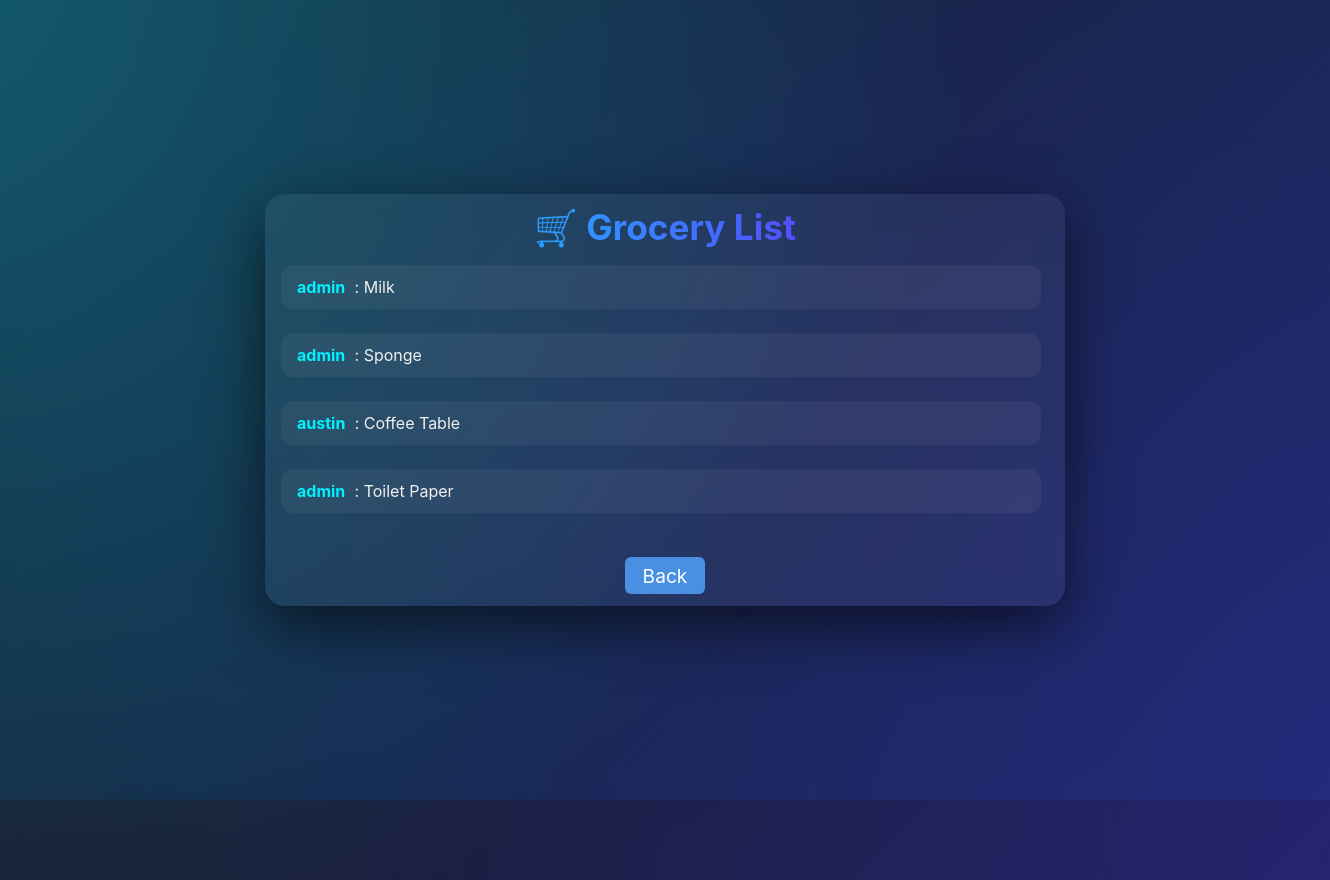
Page /grocery (signed in) on the earlier database version.
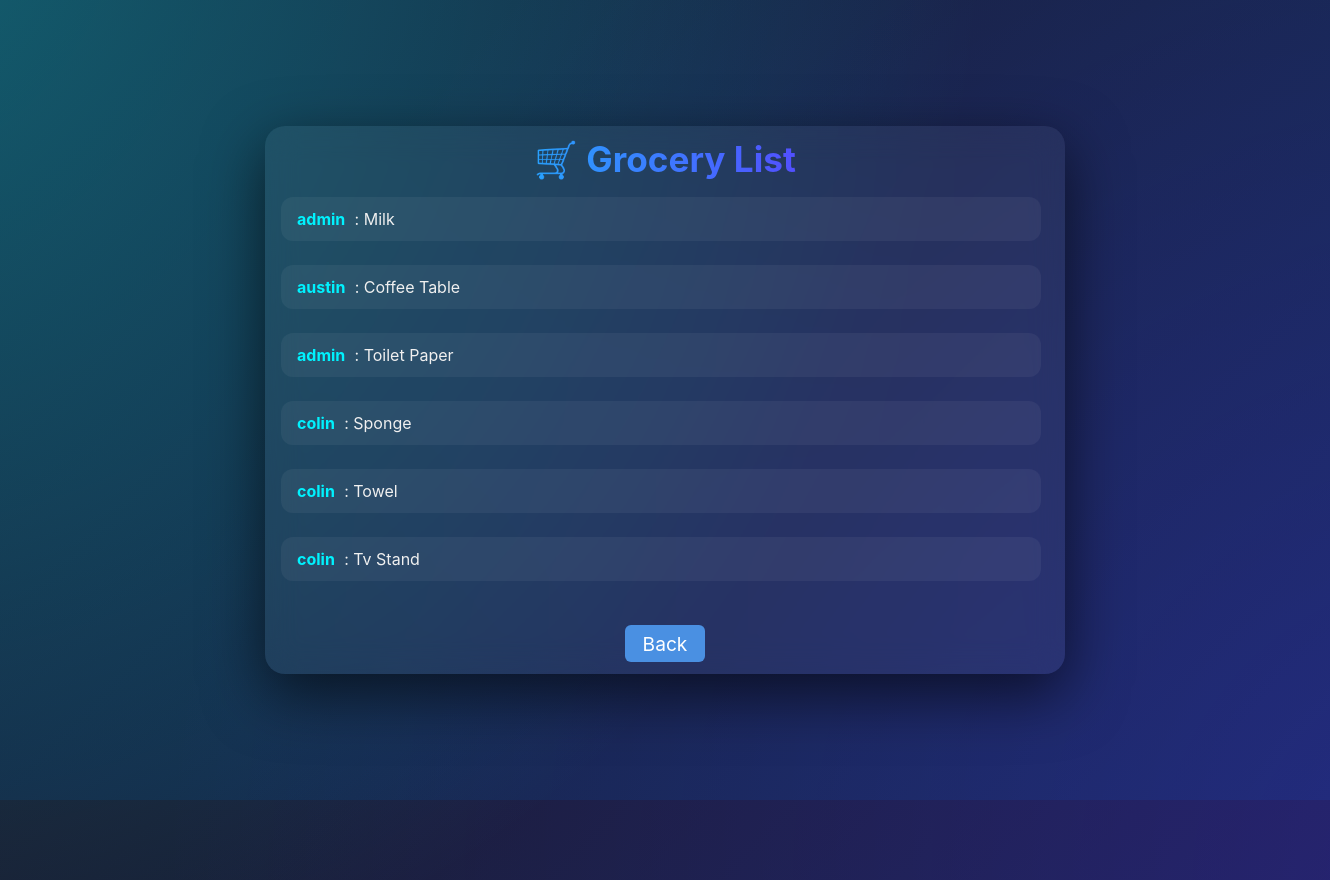
Same page on the later database version.
### tables this page shows
CREATE TABLE grocery (
                id INTEGER PRIMARY KEY AUTOINCREMENT,
                item TEXT,
                user TEXT            
                    );

### app.py (the view, shortened to what this page needs)
@app.route('/grocery', methods=['GET', 'POST'])
def grocery_list():
    if 'user' not in session:
        return redirect('/login')
    role = session.get('role')
    can_add = role in ['admin', 'purple']
    with sqlite3.connect('database.db', check_same_thread=False) as conn:
        cur = conn.cursor()
        cur.execute('SELECT * FROM grocery')  # Assuming columns: id, item, user
        items = cur.fetchall()
    return render_template('grocery.html',items=items, can_add=can_add)

### templates/grocery.html (shortened to what this page needs)
<!DOCTYPE html>
<html lang="en">
<head>
  <link rel="stylesheet" href="{{ url_for('static', filename='grocery.css') }}">
</head>
<body>
  <div class="background-glow"></div>
  <div class="board-wrapper">
    <header class="board-header">
      <h1>🛒 Grocery List</h1>
    </header>
    <section class="message-feed" id="message-feed">
      {% for item in items %}
        <div class="grocery-entry">
          <div>
            <span class="grocery-user">{{ item[2] }}</span>
            <span class="grocery-text">: {{ item[1] }}</span>
          </div>
        </div>
      {% endfor %}
    </section>
    <footer class="footer-nav">
      <a href="/dashboard">Back</a>
    </footer>
  </div>
</body>
</html>

### static/grocery.css (style rules this page uses)
* { margin: 0; padding: 0; box-sizing: border-box; }
body { font-family: 'Inter', sans-serif; background: linear-gradient(135deg, #1a1a2e, #0f3460); color: #fff; height: 100vh; display: flex; justify-content: center; align-items: center; overflow: hidden; position: relative; }
.background-glow { position: absolute; width: 120%; height: 120%; background: radial-gradient(circle at top left, #00f2fe55, transparent 60%), radial-gradient(circle at bottom right, #7a00ff33, transparent 70%); z-index: 0; }
.board-wrapper { position: relative; z-index: 10; width: 95%; max-width: 800px; background: rgba(255, 255, 255, 0.05); backdrop-filter: blur(16px); border-radius: 20px; box-shadow: 0 20px 60px rgba(0, 0, 0, 0.6); padding: 0.75rem 1rem; justify-content: space-between; display: flex; flex-direction: column; gap: 1rem; max-height: 90vh; overflow: hidden; }
.board-header { text-align: center; }
.board-header h1 { font-size: 2.2rem; background: linear-gradient(to right, #00f2fe, #7a00ff); -webkit-background-clip: text; background-clip: text; -webkit-text-fill-color: transparent; }
.grocery-entry { display: flex; justify-content: space-between; align-items: center; background: rgba(255, 255, 255, 0.05); padding: 0.75rem 1rem; border-radius: 12px; margin-bottom: 0.75rem; }
.grocery-user { color: #00f2fe; font-weight: bold; margin-right: 0.3rem; }
.grocery-text { color: #f0f0f0; }
.message-feed { flex: 1; overflow-y: auto; display: flex; flex-direction: column; gap: 0.75rem; padding-right: 0.5rem; scroll-behavior: smooth; }
.footer-nav { text-align: center; margin-top: 1rem; }
.footer-nav a { display: inline-block; background-color: #4A90E2; color: white; font-size: 1.2rem; padding: 0.41rem 1.1rem; border-radius: 6px; text-decoration: none; transition: background-color 0.3s ease; }

Differences in the rows shown:
removed grocery: user "admin", item "Sponge"
added grocery: user "colin", item "Sponge"
added grocery: user "colin", item "Towel"
added grocery: user "colin", item "Tv Stand"
